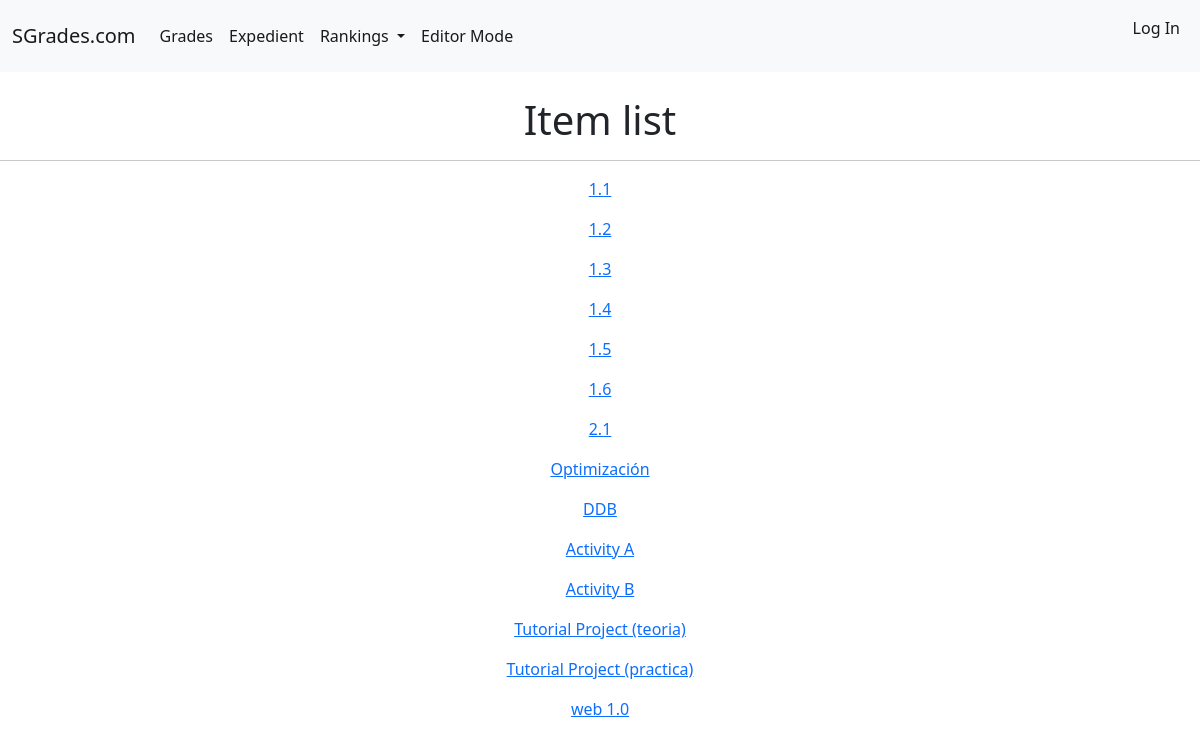
The app's page /editormode/item_list/, older data.
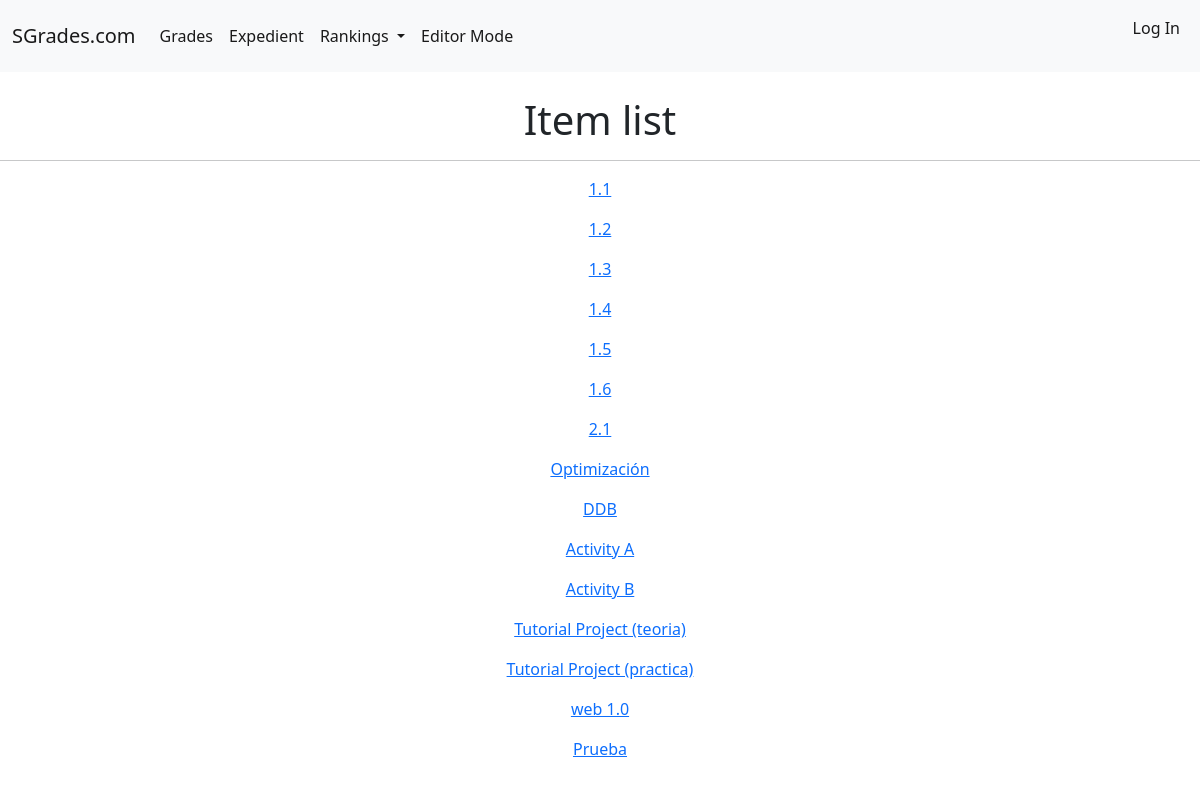
The same page, newer data.
### SGrades/models.py (models this page shows, shortened)
class Item(models.Model):
    Item_Name = models.CharField(primary_key=True, max_length=100)
    Item_From_Subject = models.ForeignKey(Subject, on_delete=models.CASCADE)
    Ponderation = models.FloatField('Grades percentage, from 0 to 100%')
    Date = models.DateField()
    def __str__(self):
        return f'{self.Item_Name}'

### SGrades/views.py (the view)
# urls.py: path('editormode/item_list/', ItemListView, name='item_list'),
def ItemListView(request):
    return render(request, 'item_list.html', {'Item_list': Item.objects.all()})

### templates/item_list.html (shortened to what this page needs)
{% extends 'base.html' %}
{% block content %}
        <h1 style="text-align:center">
            Item list
        </h1>
    <hr>
    {% for item in Item_list %}
        <p style="text-align:center">
            <a href="{% url 'item_detail' item.pk %}">
                {{item}}
            </a>
        </p>
    {% endfor %}
{% endblock %}

Row changes from the older to the newer data that the page shows:
added Item: Item_Name "Prueba"
